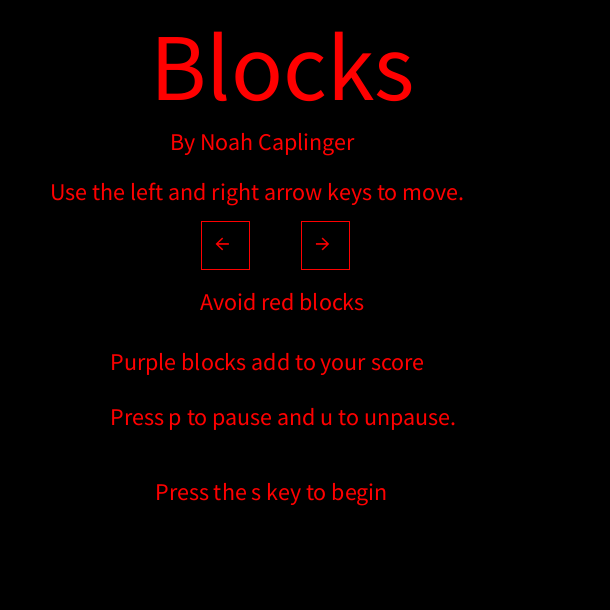
Frame 1 (no input)
Frame 60 (the mouse pressed at the canvas centre just before this capture): identical to frame 1, image omitted
Frame 120 (the mouse held since frame 60 and released just before this capture): identical to frame 1, image omitted

The Processing sketch that drew this single still picture (run headless with seeded random() and noise(); from frame 60 on, the mouse is pressed at the canvas centre):

// Processing sketch: processing_85420
// ── processing_85420.pde

int x;
int y;
float a;
float c;
float d;
float e;
float f;
float m;
int n;
int b;
int pause;
int start;
int x10;
int y10;
int x11;
int y11;
int x12;
int y12;
int y13;
void setup() {
  size(610,610);
  x10=150;
  y10=100;
  x11=50;
  y11=200;
  x12=155;
  y12=500;
  y13=210;
  if (start == 1) {
  mySeconds=0;
  x=300;
  y=550;
  a=random(50,560);
  c=random(50,560);
  d=random(50,560);
  e=random(50,560);
  f=random(50,560);
  m=random(50,560);
  b=15;
  currenttime=1000;
 
  }
  
  
}
int youLost;
int mySeconds;
int myseconds;
int restart;
int currenttime;
void draw() {
  background(0); //0 is the # for black
  textSize(96);
  fill(255,0,0);
  text("Blocks", x10,y10);
  textSize(24);
  text("Use the left and right arrow keys to move.", x11,y11);
  text("Press the s key to begin", x12,y12);
  fill(255,0,0);
  rect(y11,y13+10,50,50);
  fill(0);
  rect(y11+2,y13+2+10,46,46);
  fill(255,0,0);
  text("←", y11+15,y13+30+10);
  fill(255,0,0);
  rect(y11+100,y13+10,50,50);
  fill(0);
  rect(y11+2+100,y13+2+10,46,46);
  fill(255,0,0);
  text("→", y11+15+100,y13+30+10);
  text("Avoid red blocks", y10+100,y10+210);
  text("Purple blocks add to your score", y10+10,y10+270);
  text("Press p to pause and u to unpause.", y10+10,y10+325);
  text("By Noah Caplinger", x10+20,y10+50);
 
   if (start == 1) {
  textSize(24);
  text(""+mySeconds,20,20);
  if (mySeconds>=20) {
    b=b+6;
  }  
  if (mySeconds>=40) {
    b=b+7;
  }  
  if (restart == 1) {
    mySeconds=0;
    restart=0;
  }
  if(millis()>=currenttime){
    currenttime=millis()+1000;
    mySeconds=mySeconds+1;
  }
    if (youLost==1) {
    textSize(96);
    text("Game Over", 20,200);
    textSize(24);
    text("<--- your score", 70,20);
    text("Press r to restart", 50,300);
    noLoop();
    return;
  }
  fill(255,255,255);
  rect(x,y,30,30);
  fill(255,0,0);
  rect(a,b,50,50);
  if (inRect(x,y,30,30,(int)a+25,b+49)==1){
    youLost=1;
  }
  rect(c,b,50,50);
  if (inRect(x,y,30,30,(int)c+25,b+49)==1){
    youLost=1;
  }
  rect(d,b,50,50);
  if (inRect(x,y,30,30,(int)d+25,b+49)==1){
    youLost=1;
  }
  rect(e,b,50,50);
  if (inRect(x,y,30,30,(int)e+25,b+49)==1){
    youLost=1;
  }  
  rect(f,b,50,50);
  if (inRect(x,y,30,30,(int)f+25,b+49)==1){
    youLost=1;
  }
  fill(255,0,255);
   rect(m,n,50,50);
  if (inRect(x,y,30,30,(int)m+25,n+49)==1){
    mySeconds=mySeconds+8;
    m=random(0,1000);
    n=1;
  }
  if (b>=0) {
    b=b+5;    
  }
  if (n>=0) {
    n=n+5;
  }
  if(b>=610) {
    b=1;
    a=random(0,610);
    c=random(0,610);
    d=random(0,610);
    e=random(0,610);
  
  } 
  if(n>=610) {
    n=1;
    m=random(0,1000);
  }
 
   } 
}
void keyPressed() {
  if (keyCode == 83) {
    start=1;
     x=300;
    y=550;
    a=random(50,560);
    c=random(50,560);
    d=random(50,560);
    e=random(50,560);
    f=random(50,560);
    b=15; 
    mySeconds=0;
    youLost=0;
    fill(0);
    rect(20,0,30,30);
    loop();
    restart=1;
    x10=1500;
    y10=1000;
    x11=5000;
    y11=2000;
    x12=1055;
    y12=5000;
  }
  if (start == 1) {
  if (keyCode == 39) {
    x=x+15;
  } 
  if (keyCode == 37) {
    x=x-15;
  }
  if (x>=600) {
    x=1;
  }
  if (x<=0) {
    x=599;  
  }
  if(keyCode == 82) {
    x=300;
    y=550;
    a=random(50,560);
    c=random(50,560);
    d=random(50,560);
    e=random(50,560);
    f=random(50,560);
    b=15; 
    mySeconds=0;
    youLost=0;
    fill(0);
    rect(20,0,30,30);
    loop();
    n=1;
    restart=1;
  }
  if(keyCode == 80) {
    pause=1;
  }
  if(keyCode == 85) {
    pause=0;
  }
  if(pause == 1) {
    noLoop();
  }
  if(pause == 0) {
    loop();
  }
    
  }
}  

int inRect(int x, int y, int w, int h, int x1, int y1) {
  if (y1>=y && y1<=(y+h)) {
    if (x1>=x && x1<=(x+w)) {
      return 1;
    }
  }
  return 0;  //not in rectangle
}  
